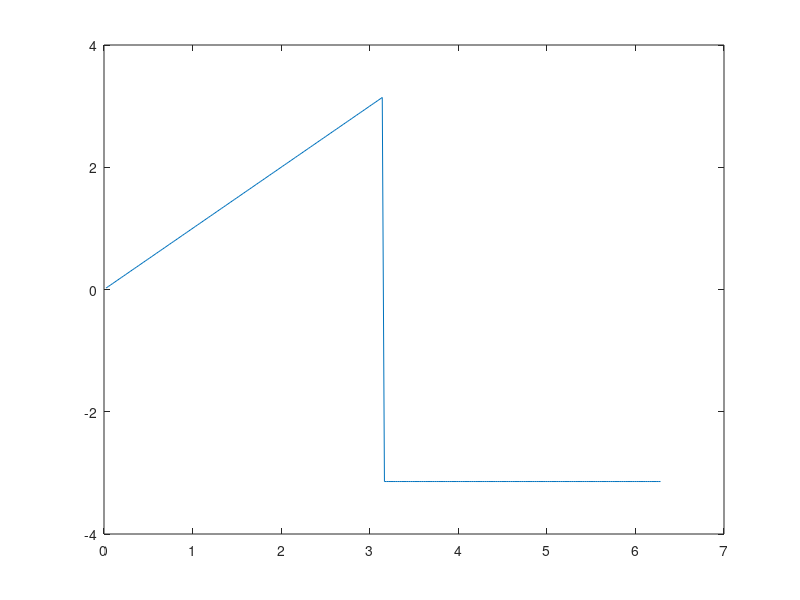
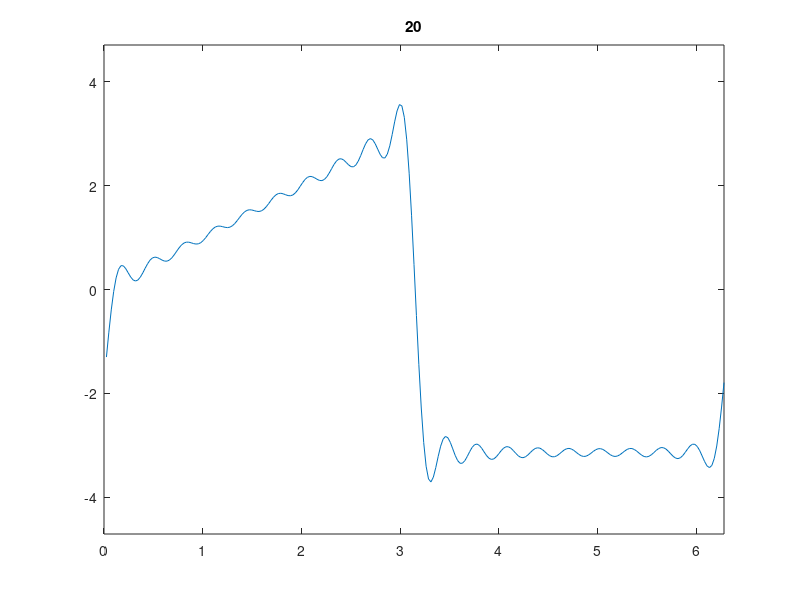

MATLAB code to generate these figures, in order:
% One example of piecewise function
 
% f(x)=x,  for pi>x>0, 
% f(x)=-pi, for -pi<x<0
 
% Code for computing Fourier series.
 
% Fourier method
figure(1)
n=256;
x=[1:n]/n*2*pi;
f=x.*(x<=pi)+(-pi).*(x>pi);
plot(x,f)
figure(2)
N=20;
a0=sum(f)*(2*pi/n)/pi;
for ii=1:N
    a(ii)=sum(f.*cos(ii*x)*2*pi/n)/pi;
    b(ii)=sum(f.*sin(ii*x)*2*pi/n)/pi;
    
end
for ii=1:20
    u=zeros(1,n)+a0/2;
    for jj=1:ii
    u=u+a(jj)*cos(jj*x)+b(jj)*sin(jj*x);
    end
    plot(x,u);
    axis([0 2*pi -pi*1.5 pi*1.5])
    title(ii)
    ginput(1)
end